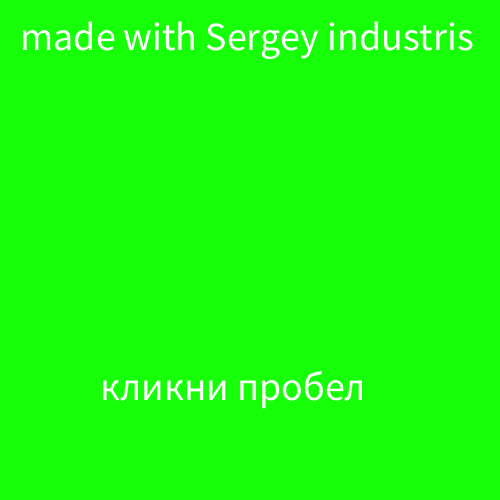
Frame 1 (no input)
Frame 60 (the mouse pressed at the canvas centre just before this capture): identical to frame 1, image omitted
Frame 120 (the mouse held since frame 60 and released just before this capture): identical to frame 1, image omitted

The Processing sketch that drew this single still picture (run headless with seeded random() and noise(); from frame 60 on, the mouse is pressed at the canvas centre):

// Processing sketch: Balka_palka_game_Sergey_industric
// ── Balka_palka_game_Sergey_industric.pde
int numBall = 5;

boolean isMouseClicked = false;


String START_SCREEN = "startScreen";
String GAME_SCREEN = "gameScreen";
String GAME_OVER = "gameOver";
String state=START_SCREEN;

int score=0;
int health=5;

int[] xesOfball = new int[numBall];
int[] speedsOfBalls = new int[numBall];
int[] ballSizes = new int[numBall];
int[] yOfBalls = new int[numBall];

color[]colorsOfBalls = new color[numBall];

void setup() {
  size(500, 500);
  noStroke();
  textSize(40);
  setupBalls();
}
void draw() {
  if (state == GAME_OVER) {
    showGameOver();
  } else if (state == START_SCREEN) {
    showStartScreen();
  } else if (state == GAME_SCREEN) {
    showGameScreen();
  }
  isMouseClicked = false;
}

void showGameScreen() {
  background(#5457A0);
  textAlign(LEFT, TOP);
  text("score " + score, 10, 0);
  textAlign(RIGHT, TOP);
  text("health "+health, width, 0);
  if (health<=0) {
    state=GAME_OVER;
  }
  for (int i = 0; i<numBall; i++) {
    fill(colorsOfBalls[i]);
    ellipse(xesOfball[i], yOfBalls[i], ballSizes[i], ballSizes[i]);

    yOfBalls[i] = yOfBalls[i]-speedsOfBalls[i];

    if (isMouseClicked==true && mouseX<=xesOfball[i] + ballSizes[i]/2 && mouseX>=xesOfball[i] - ballSizes[i]/2 && mouseY<=yOfBalls[i] + ballSizes[i]/2 && mouseY>=yOfBalls[i] - ballSizes[i]/2) {                                                                                             
      resetOfBall(i);
      score=score+1;
    }
    if (yOfBalls[i]<=-45) {
      resetOfBall(i);
      health=health-1;
    }
  }
}

void  showGameOver() {
  background(#5F5A5A);
  textSize(50);
  fill(#D82323);
  text("game over", 350, 100);
  textSize(30);
  fill(#FFE308);
  text("press 'r' to restart the game", 450, 200);
  fill(#17FF08);
  text("Score "+score, 250, 300);
  setupBalls();
}

void setupBalls() {
  for (int i = 0; i<numBall; i++) {
    resetOfBall(i);
  }
}

void resetOfBall(int ball) {
  xesOfball[ball] = int(random(95, 405));
  colorsOfBalls[ball] = color(random(255), random(255), random(255));
  ballSizes[ball] = int(random(40, 90));
  yOfBalls[ball] = height+45;
  speedsOfBalls[ball] = int(random(1, 5));
}

void  showStartScreen() {
  background(#17FF08);
  text("made with Sergey industris", 20, 50);
  text("кликни пробел", 100, 400);
}

void resetGame() {
  health=5;
  score=0;
}

void keyPressed() {
  if (state==GAME_OVER) {
    if (key=='r') {
      resetGame();
      state=GAME_SCREEN;
    }
  }
  if (state==START_SCREEN) {
    if (key==' ') {
      state=GAME_SCREEN;
    }
  }
}

void mousePressed() {
  isMouseClicked=true;
}
